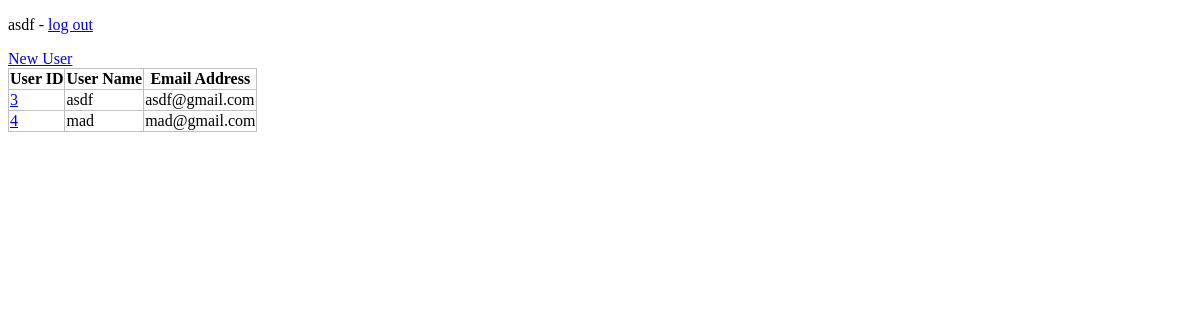
Before: /crud/users (signed in) with the older database file.
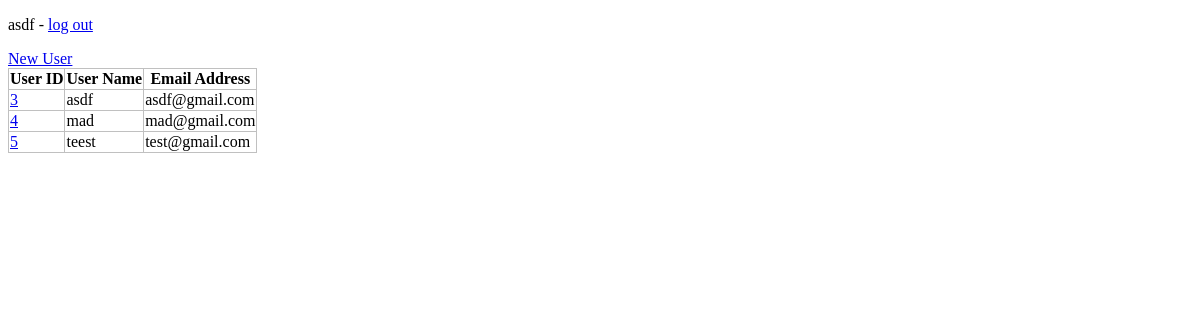
After: the same page with the newer database file.
### apps/crud/models.py (models this page shows, shortened)
class User(UserMixin, db.Model):
    __tablename__ = "users"
    id=db.Column(db.Integer, primary_key=True)
    username = db.Column(db.String, index=True)
    email = db.Column(db.String, unique=True, index=True)
    password_hash = db.Column(db.String)
    created_at = db.Column(db.DateTime, default=datetime.now)
    updated_at = db.Column(
        db.DateTime, default=datetime.now, onupdate=datetime.now
    )
    @property
    def password(self):
        raise AttributeError("cannot read")
    @login_manager.user_loader
    def load_user(user_id):
        return User.query.get(user_id)
    user_images = db.relationship("UserImage", backref="user")

### apps/crud/views.py (the view)
@crud.route("/users")
@login_required
def users():
    users = User.query.all()
    return render_template("crud/index.html", users=users)

### apps/crud/templates/crud/index.html (shortened to what this page needs)
{% extends "crud/base.html" %}
{% block content %}
<a href="{{ url_for('crud.create_user') }}">New User</a>
<table>
    <tr>
        <th>User ID</th>
        <th>User Name</th>
        <th>Email Address</th>
    </tr>
    {% for user in users %}
    <tr>
        <td>
            <a href="{{ url_for('crud.edit_user', user_id=user.id) }}">{{ user.id }}</a>
        </td>
        <td>{{ user.username }}</td>
        <td>{{ user.email }}</td>
    </tr>
    {% endfor %}
</table>
{% endblock %}

### apps/crud/templates/crud/base.html (shortened to what this page needs)
<!DOCTYPE html>
<html lang="en">
    <head>
        <link rel="stylesheet" href="{{ url_for('crud.static', filename='style.css') }}" />
    </head>
    <body>
        <div>
            {% if current_user.is_authenticated %}
            <p>
                <span>{{ current_user.username }}</span> -
                <span><a href="{{ url_for('auth.logout') }}">log out</a></span>
            </p>
            {% endif %}
        </div>
        {% block content %}{% endblock %}
    </body>
</html>

### apps/crud/static/style.css (style rules this page uses)
table { border-collapse: collapse; }
table, th, td { border: 1px solid #c0c0c0; }

Changed rows visible on the page:
added User: id "5", username "teest", email "test@gmail.com"
